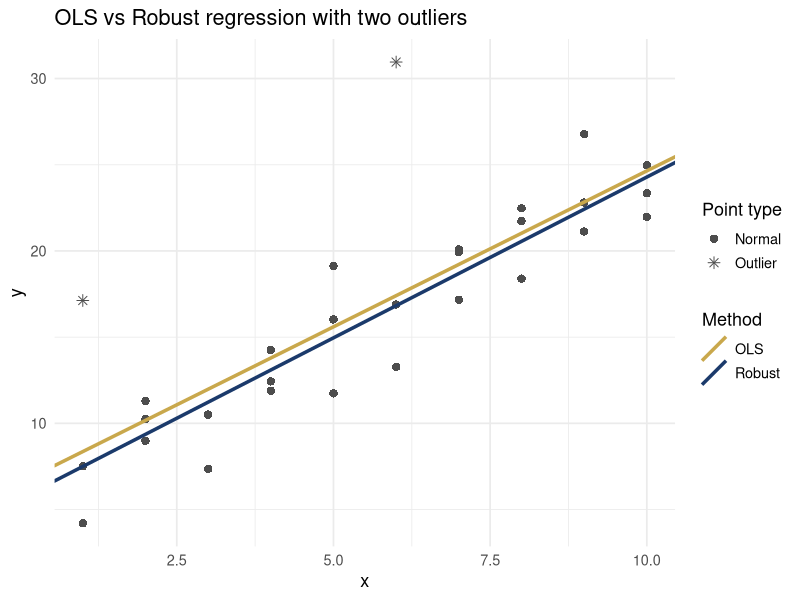
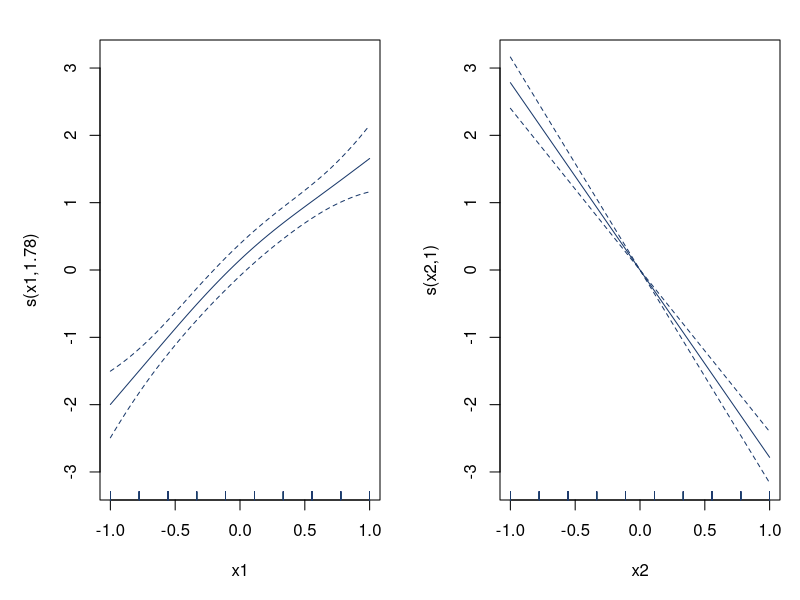
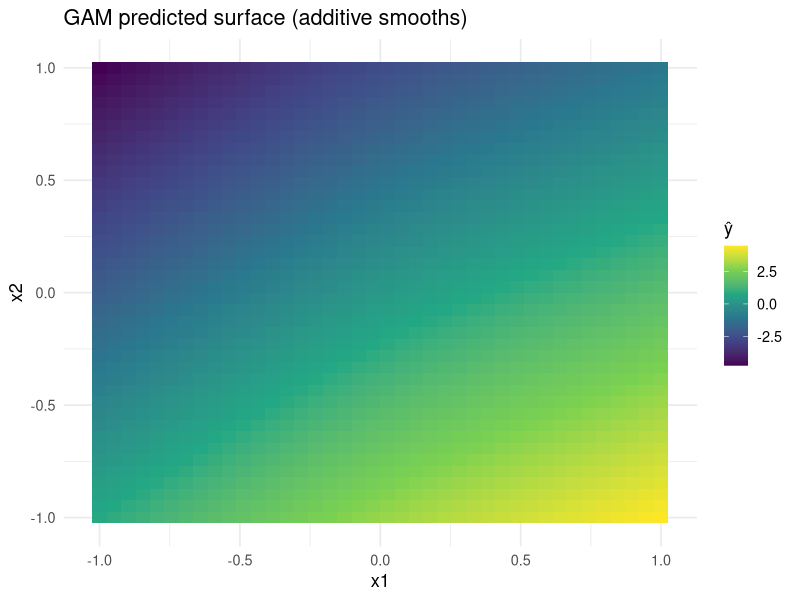

Reproduce these figures in R, in order.
## ---- chunk 1
knitr::opts_chunk$set(echo = TRUE, message = FALSE, warning = FALSE,
                      fig.width = 8, fig.height = 5)
## ---- chunk 2
library(tidyverse)
library(modelr)
library(MASS)
library(mgcv)
select <- dplyr::select; filter <- dplyr::filter
options(na.action = na.warn)
data("sim1", package = "modelr")
data("sim4", package = "modelr")
sim1_base <- sim1
## ---- chunk 3
sim1_out <- sim1_base |>
  mutate(
    y          = ifelse(row_number() %in% c(3, 17), y + 15, y),
    is_outlier = row_number() %in% c(3, 17)
  )

mod_ols <- lm(y ~ x,                      data = sim1_out)
mod_rob <- MASS::rlm(y ~ x, method = "M", data = sim1_out)
## ---- chunk 4
ggplot(sim1_out, aes(x, y, shape = is_outlier)) +
  geom_point(colour = "grey30", size = 2.5) +
  geom_abline(aes(intercept = coef(mod_ols)[1], slope = coef(mod_ols)[2],
                  colour = "OLS"),    linewidth = 1.2) +
  geom_abline(aes(intercept = coef(mod_rob)[1], slope = coef(mod_rob)[2],
                  colour = "Robust"), linewidth = 1.2) +
  scale_colour_manual(values = c("OLS" = "#C9A84C", "Robust" = "#1B3A6B")) +
  scale_shape_manual(values = c(`FALSE` = 16, `TRUE` = 8),
                     labels  = c("Normal", "Outlier"), name = "Point type") +
  labs(title = "OLS vs Robust regression with two outliers", colour = "Method") +
  theme_minimal(base_size = 13)
## ---- chunk 5
cat("OLS:    intercept =", round(coef(mod_ols)[1], 2),
    " slope =", round(coef(mod_ols)[2], 2), "  <- pulled by outliers\n")
cat("Robust: intercept =", round(coef(mod_rob)[1], 2),
    " slope =", round(coef(mod_rob)[2], 2), "  <- close to true values (4.22, 2.05)\n")
## ---- chunk 6
mod_gam <- gam(y ~ s(x1) + s(x2), data = sim4, method = "REML")
summary(mod_gam)
## ---- chunk 7
plot(mod_gam, pages = 1, shade = TRUE, col = "#1B3A6B", shade.col = "#C9A84C40")
## ---- chunk 8
sim4 |>
  data_grid(x1 = seq_range(x1, n=40), x2 = seq_range(x2, n=40)) |>
  add_predictions(mod_gam) |>
  ggplot(aes(x1, x2, fill = pred)) +
  geom_tile() +
  scale_fill_viridis_c() +
  labs(title = "GAM predicted surface (additive smooths)", fill = "ŷ") +
  theme_minimal(base_size = 13)
